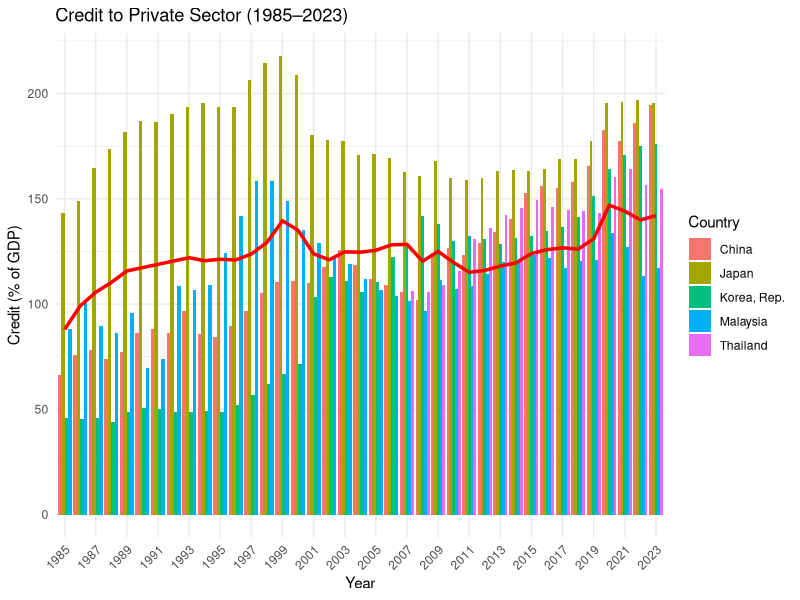

R code for this plot:

install.packages("readxl")
install.packages("dplyr")
install.packages("tidyr")
installed.packages("ggplot2")
install.packages("stringr")

library(readxl)
library(dplyr)
library(tidyr)
library(ggplot2)
library(stringr)

credit_data <- read_excel("Credit to private sector.xlsx")



year_cols <- names(credit_data)[grepl("^\\d{4}$", names(credit_data))]


credit_long <- credit_data |>
  pivot_longer(
    cols = all_of(year_cols),
    names_to = "year",
    values_to = "credit"
  ) |>
  mutate(
    year = as.numeric(year),
    credit = as.numeric(credit),
    `Country Name` = str_trim(str_to_title(`Country Name`))  # clean name
  ) |>
  filter(year >= 1985, year <= 2023) |>
  drop_na(credit)


credit_world <- credit_long |> filter(`Country Name` == "World")
credit_countries <- credit_long |> filter(`Country Name` != "World")

ggplot() +
  
  geom_col(
    data = credit_countries,
    aes(x = factor(year), y = credit, fill = `Country Name`),
    position = "dodge"
  ) +
  
  geom_line(
    data = credit_world,
    aes(x = factor(year), y = credit, group = 1),
    color = "red",
    linewidth = 1.2
  ) +
  scale_x_discrete(breaks = as.character(seq(1985, 2023, by = 2))) +
  labs(
    title = "Credit to Private Sector (1985–2023)",
    x = "Year",
    y = "Credit (% of GDP)",
    fill = "Country"
  ) +
  theme_minimal() +
  theme(axis.text.x = element_text(angle = 45, hjust = 1))

print(credit_world)


